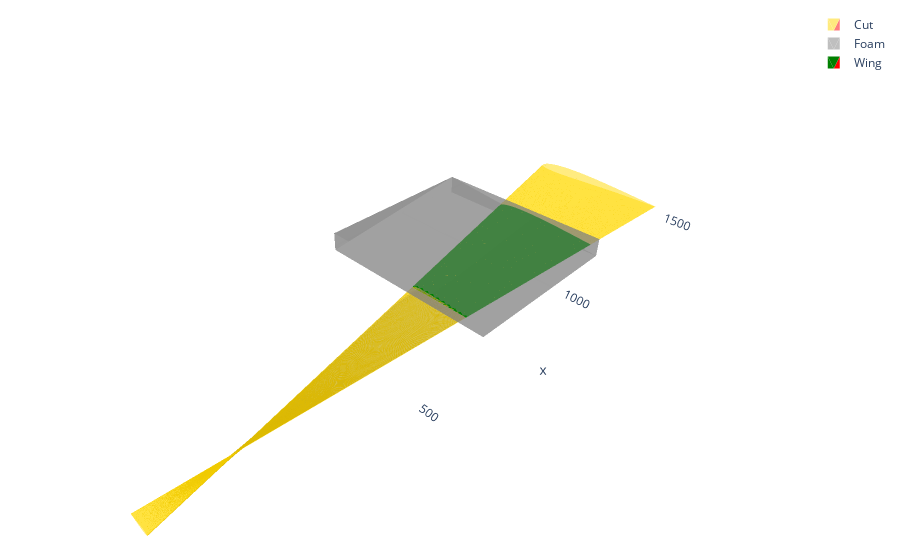

This figure's notebook cell:
### Code cell
pgc_filtered = pgc.filter_gcode([ "profile"])

fig, stats = gplt.plot_gcode(pgc_filtered, draw_cutting_path=True,draw_foam_block=True, num_of_points=-1)

camera = dict(
    eye=dict(x=-2.5, y=0, z=0)
)

camera = dict(
    eye=dict(x=-2.5, y=-2.5, z=2.5)
)

fig.update_layout(scene_camera=camera)
fig.show()

### Figure 1 — Plotly figure (JSON) as saved in the notebook; plotly's stock layout.template omitted (floating-point values rounded to 4 significant figures; data arrays with more than 128 entries replaced by an {"elided": "..."} marker saying what was removed)
{"data": [{"cmax": 1, "cmin": 0, "colorscale": [[0, "gold"], [1, "red"]], "i": {"elided": "812 int values"}, "intensity": {"elided": "814 int values"}, "j": {"elided": "812 int values"}, "k": {"elided": "812 int values"}, "name": "Cut", "opacity": 0.5, "showlegend": true, "showscale": false, "type": "mesh3d", "x": {"elided": "814 int values"}, "y": {"elided": "814 float values"}, "z": {"elided": "814 float values"}}, {"color": "gray", "i": [7, 0, 0, 0, 4, 4, 6, 6, 4, 0, 3, 2], "j": [3, 4, 1, 2, 5, 6, 5, 2, 0, 1, 6, 3], "k": [0, 7, 2, 3, 6, 7, 1, 1, 5, 5, 7, 6], "name": "Foam", "opacity": 0.5, "showlegend": true, "type": "mesh3d", "x": [740, 740, 1190, 1190, 740, 740, 1190, 1190], "y": [0, 490, 490, 0, 0, 490, 490, 0], "z": [0, 0, 0, 0, 50, 50, 50, 50]}, {"cmax": 1, "cmin": 0, "colorscale": [[0, "green"], [1, "red"]], "i": {"elided": "812 int values"}, "intensity": {"elided": "814 int values"}, "j": {"elided": "812 int values"}, "k": {"elided": "812 int values"}, "name": "Wing", "showlegend": true, "showscale": false, "type": "mesh3d", "x": {"elided": "814 int values"}, "y": {"elided": "814 float values"}, "z": {"elided": "814 float values"}}], "layout": {"margin": {"b": 10, "l": 10, "r": 20, "t": 10}, "scene": {"aspectmode": "data", "camera": {"eye": {"x": -2.5, "y": -2.5, "z": 2.5}}, "xaxis": {"nticks": 4, "showbackground": false}, "yaxis": {"nticks": 1, "showbackground": false}, "zaxis": {"nticks": 1, "showbackground": false}}}}
